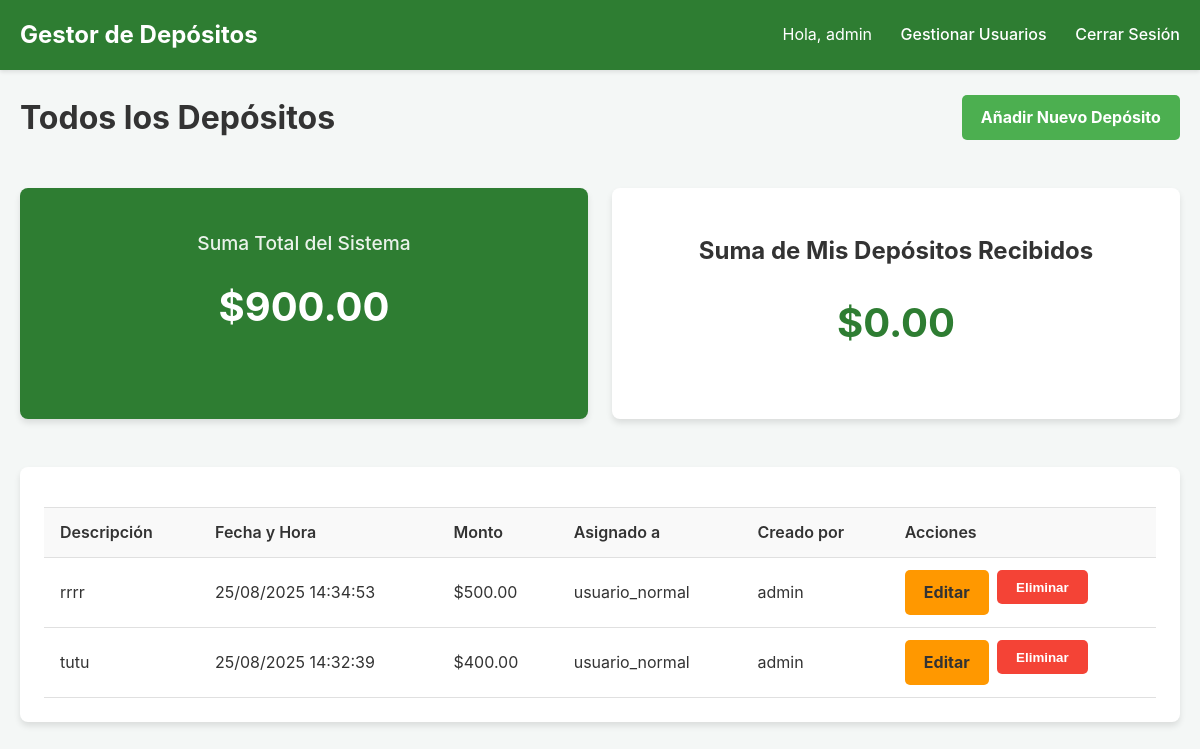
Page /dashboard (signed in) on the earlier database version.
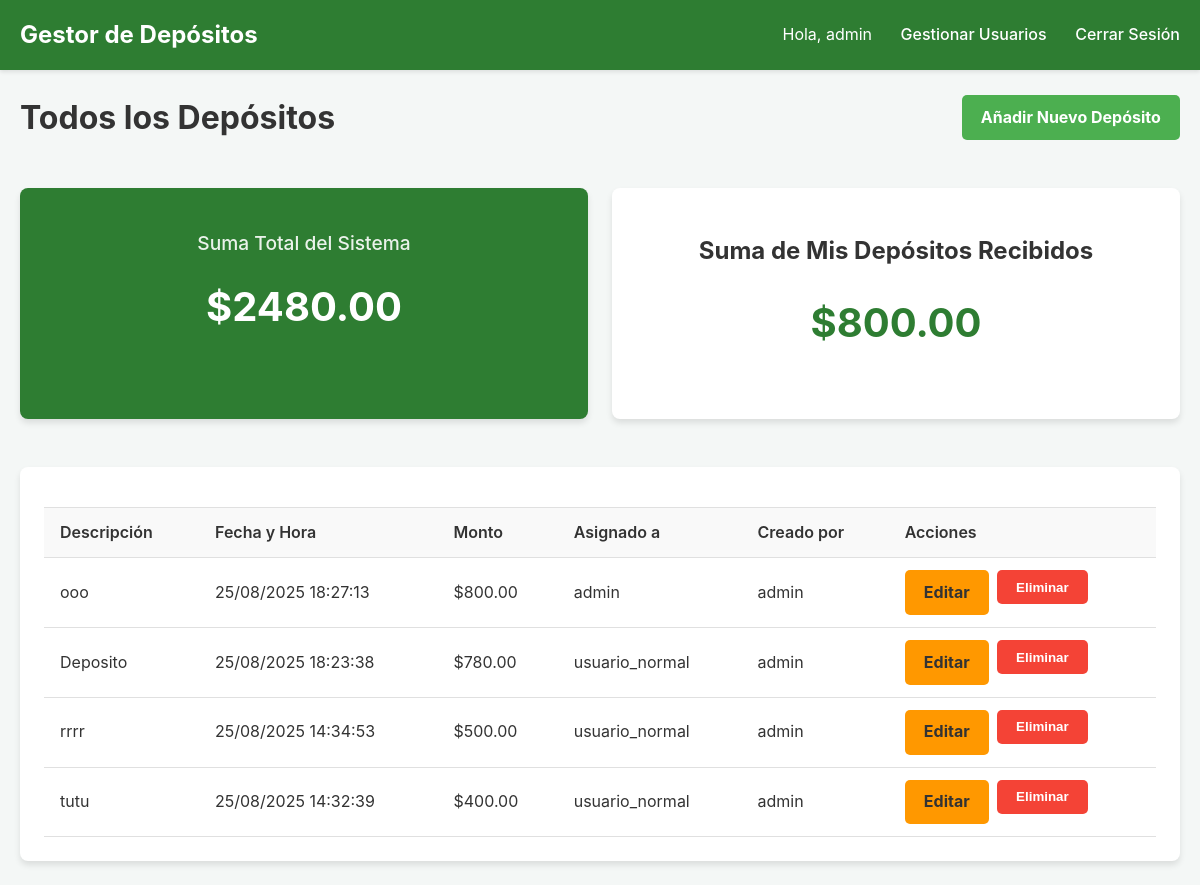
Same page on the later database version.
### app.py (models this page shows, shortened)
class User(UserMixin, db.Model):
    id = db.Column(db.Integer, primary_key=True)
    username = db.Column(db.String(80), unique=True, nullable=False)
    password_hash = db.Column(db.String(120), nullable=False)
    role = db.Column(db.String(20), nullable=False, default='normal') # Roles: 'admin' o 'normal'
    @property
    def is_admin(self):
        return self.role == 'admin'

class Deposit(db.Model):
    id = db.Column(db.Integer, primary_key=True)
    description = db.Column(db.String(200), nullable=False)
    amount = db.Column(db.Float, nullable=False)
    timestamp = db.Column(db.DateTime, nullable=False, default=datetime.utcnow)
    recipient_id = db.Column(db.Integer, db.ForeignKey('user.id'), nullable=False)
    creator_id = db.Column(db.Integer, db.ForeignKey('user.id'), nullable=False)
    recipient = db.relationship('User', foreign_keys=[recipient_id], backref=db.backref('deposits', lazy='dynamic'))
    creator = db.relationship('User', foreign_keys=[creator_id], backref=db.backref('created_deposits', lazy=True))

### app.py (the view)
@app.route('/dashboard')
@login_required
def dashboard():
    page = request.args.get('page', 1, type=int)
    admin_personal_sum = None  # Inicializar
    if current_user.is_admin:
        deposits_query = Deposit.query.order_by(Deposit.timestamp.desc())
        total_sum = db.session.query(db.func.sum(Deposit.amount)).scalar() or 0
        admin_personal_sum = db.session.query(db.func.sum(Deposit.amount)).filter(Deposit.recipient_id == current_user.id).scalar() or 0
    else:
        deposits_query = current_user.deposits.order_by(Deposit.timestamp.desc())
        total_sum = db.session.query(db.func.sum(Deposit.amount)).filter(Deposit.recipient_id == current_user.id).scalar() or 0
    deposits_pagination = deposits_query.paginate(page=page, per_page=5, error_out=False)
    deposits = deposits_pagination.items
    return render_template(
        'dashboard.html',
        deposits=deposits,
        total_sum=total_sum,
        pagination=deposits_pagination,
        admin_personal_sum=admin_personal_sum
    )

### app.py (called while the page is built)
@login_manager.user_loader
def load_user(user_id):
    return User.query.get(int(user_id))

### templates/dashboard.html (shortened to what this page needs)
{% extends 'base.html' %}
{% block content %}
<div class="page-header">
    <h1 class="page-title">
        {% if current_user.is_admin %}
            Todos los Depósitos
        {% else %}
            Mis Depósitos
        {% endif %}
    </h1>
    {% if current_user.is_admin %}
        <a href="{{ url_for('create_deposit') }}" class="btn btn-primary">
            Añadir Nuevo Depósito
        </a>
    {% endif %}
</div>
<div style="display: grid; grid-template-columns: repeat(auto-fit, minmax(250px, 1fr)); gap: 1.5rem; margin-bottom: 1.5rem;">
    <div class="card total-sum-card">
        <h2>Suma Total del Sistema</h2>
        <p>${{ "%.2f"|format(total_sum) }}</p>
    </div>
    {% if current_user.is_admin and admin_personal_sum is not none %}
    <div class="card" style="background-color: #fff; color: #333; text-align: center;">
        <h2>Suma de Mis Depósitos Recibidos</h2>
        <p style="color: #2E7D32; font-size: 2.5rem; font-weight: bold; margin-top: 0.5rem;">${{ "%.2f"|format(admin_personal_sum) }}</p>
    </div>
    {% endif %}
</div>
<div class="card">
    <div class="table-wrapper">
        <table class="table">
            <thead>
                <tr>
                    <th>Descripción</th>
                    <th>Fecha y Hora</th>
                    <th>Monto</th>
                    {% if current_user.is_admin %}
                        <th>Asignado a</th>
                        <th>Creado por</th>
                        <th>Acciones</th>
                    {% endif %}
                </tr>
            </thead>
            <tbody>
                {% for deposit in deposits %}
                <tr>
                    <td>{{ deposit.description }}</td>
                    <td>{{ deposit.timestamp.strftime('%d/%m/%Y %H:%M:%S') }}</td>
                    <td>${{ "%.2f"|format(deposit.amount) }}</td>
                    {% if current_user.is_admin %}
                        <td>{{ deposit.recipient.username }}</td>
                        <td>{{ deposit.creator.username }}</td>
                        <td>
                            <div class="table-actions">
                                <a href="{{ url_for('edit_deposit', deposit_id=deposit.id) }}" class="btn btn-warning">Editar</a>
                                <form action="{{ url_for('delete_deposit', deposit_id=deposit.id) }}" method="POST" onsubmit="return confirm('¿Estás seguro?');">
                                    <button type="submit" class="btn btn-danger">Eliminar</button>
                                </form>
                            </div>
                        </td>
                    {% endif %}
                </tr>
                {% else %}
                <tr>
                    <td colspan="{% if current_user.is_admin %}6{% else %}3{% endif %}" style="text-align: center; padding: 2rem;">No hay depósitos para mostrar.</td>
                </tr>
                {% endfor %}
            </tbody>
        </table>
    </div>
</div>
{% endblock %}

### templates/base.html (shortened to what this page needs)
<!doctype html>
<html lang="es">
<head>
    <link rel="stylesheet" href="{{ url_for('static', filename='css/style.css') }}">
</head>
<body>
    <nav class="navbar">
        <div class="container navbar-content">
            <a href="{{ url_for('dashboard') }}" class="navbar-brand">Gestor de Depósitos</a>
            <div class="navbar-links">
                {% if current_user.is_authenticated %}
                    <span class="navbar-user">Hola, {{ current_user.username }}</span>
                    {% if current_user.is_admin %}
                        <a href="{{ url_for('list_users') }}">Gestionar Usuarios</a>
                    {% endif %}
                    <a href="{{ url_for('logout') }}">Cerrar Sesión</a>
                {% else %}
                    <a href="{{ url_for('login') }}">Iniciar Sesión</a>
                {% endif %}
            </div>
        </div>
    </nav>
    <main class="container">
        {% block content %}{% endblock %}
    </main>
</body>
</html>

### static/css/style.css (style rules this page uses)
body { font-family: -apple-system, BlinkMacSystemFont, "Segoe UI", Roboto, "Helvetica Neue", Arial, sans-serif; background-color: #f4f7f6; color: #333; margin: 0; line-height: 1.6; }
.container { max-width: 1200px; margin: 0 auto; padding: 0 20px; }
.navbar { background-color: #2E7D32; color: #fff; padding: 1rem 0; box-shadow: 0 2px 4px rgba(0,0,0,0.1); }
.navbar-content { display: flex; justify-content: space-between; align-items: center; }
.navbar-brand { font-size: 1.5rem; font-weight: bold; color: #fff; text-decoration: none; }
.navbar-links a { color: #fff; text-decoration: none; margin-left: 1.5rem; font-weight: 500; }
.navbar-user { margin-left: 1.5rem; }
main { padding-top: 2rem; padding-bottom: 2rem; }
.card { background-color: #fff; border-radius: 8px; box-shadow: 0 4px 6px rgba(0,0,0,0.1); padding: 1.5rem; margin-bottom: 1.5rem; }
.page-header { display: flex; flex-wrap: wrap; justify-content: space-between; align-items: center; margin-bottom: 1.5rem; gap: 1rem; }
.page-title { font-size: 2rem; font-weight: bold; }
.btn { display: inline-block; text-decoration: none; font-weight: bold; color: #fff; padding: 0.6rem 1.2rem; border-radius: 5px; text-align: center; cursor: pointer; border: none; transition: background-color 0.2s ease-in-out; }
.btn-primary { background-color: #4CAF50; }
.btn-danger { background-color: #f44336; }
.btn-warning { background-color: #ff9800; color: #333; }
.table-wrapper { overflow-x: auto; }
.table { width: 100%; border-collapse: collapse; margin-top: 1rem; }
.table th, .table td { padding: 0.75rem 1rem; text-align: left; border-bottom: 1px solid #e0e0e0; }
.table thead th { background-color: #f9f9f9; font-weight: 600; color: #333; border-top: 1px solid #e0e0e0; }
.table-actions { display: flex; gap: 0.5rem; }
.total-sum-card { background-color: #2E7D32; color: #fff; text-align: center; }
.total-sum-card h2 { font-size: 1.2rem; font-weight: 500; opacity: 0.9; }
.total-sum-card p { font-size: 2.5rem; font-weight: bold; margin-top: 0.5rem; }

Differences in the rows shown:
added Deposit: description "ooo", timestamp "25/08/2025 18:27:13", amount "800.00", recipient.username "admin", creator.username "admin"
added Deposit: description "Deposito", timestamp "25/08/2025 18:23:38", amount "780.00", recipient.username "usuario_normal", creator.username "admin"
Other differences:
{{ "%.2f"|format(total_sum) }}: "900.00" → "2480.00"
{{ "%.2f"|format(admin_personal_sum) }}: "0.00" → "800.00"
